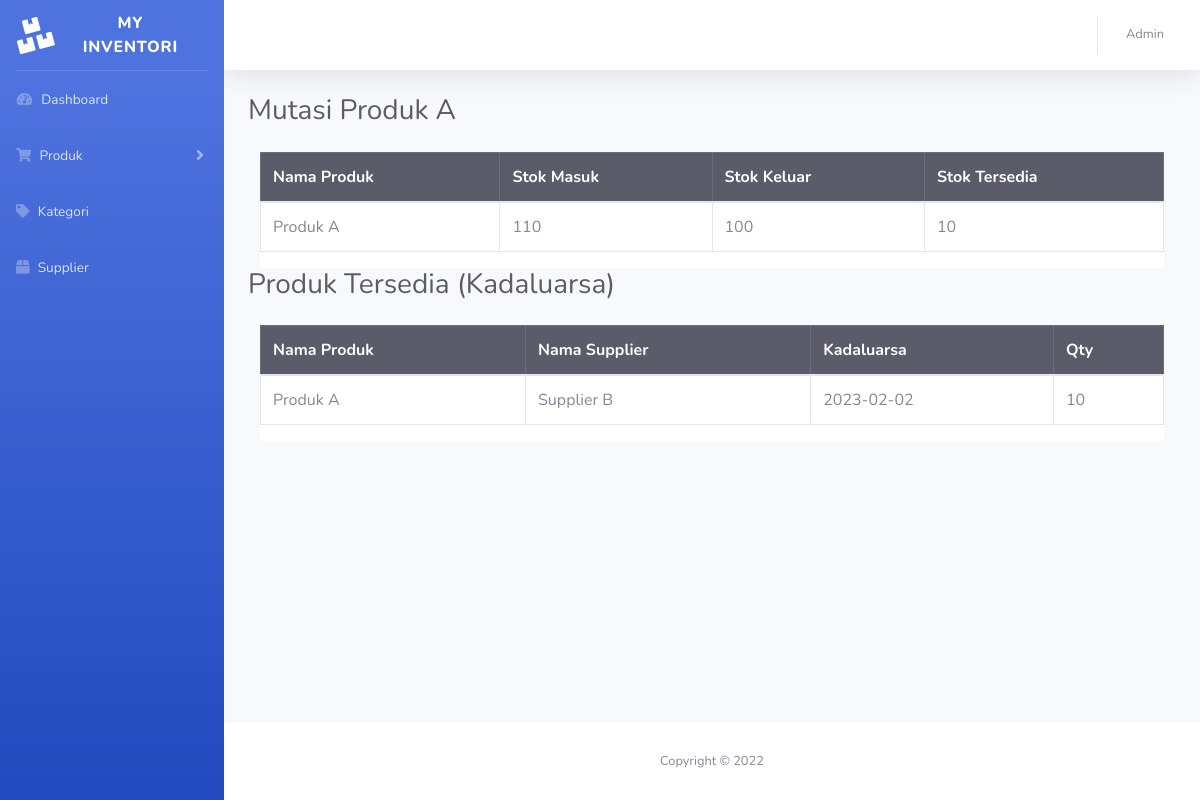
Before: /produk_mutasi.php?id_produk=1 (signed in) with the older database file.
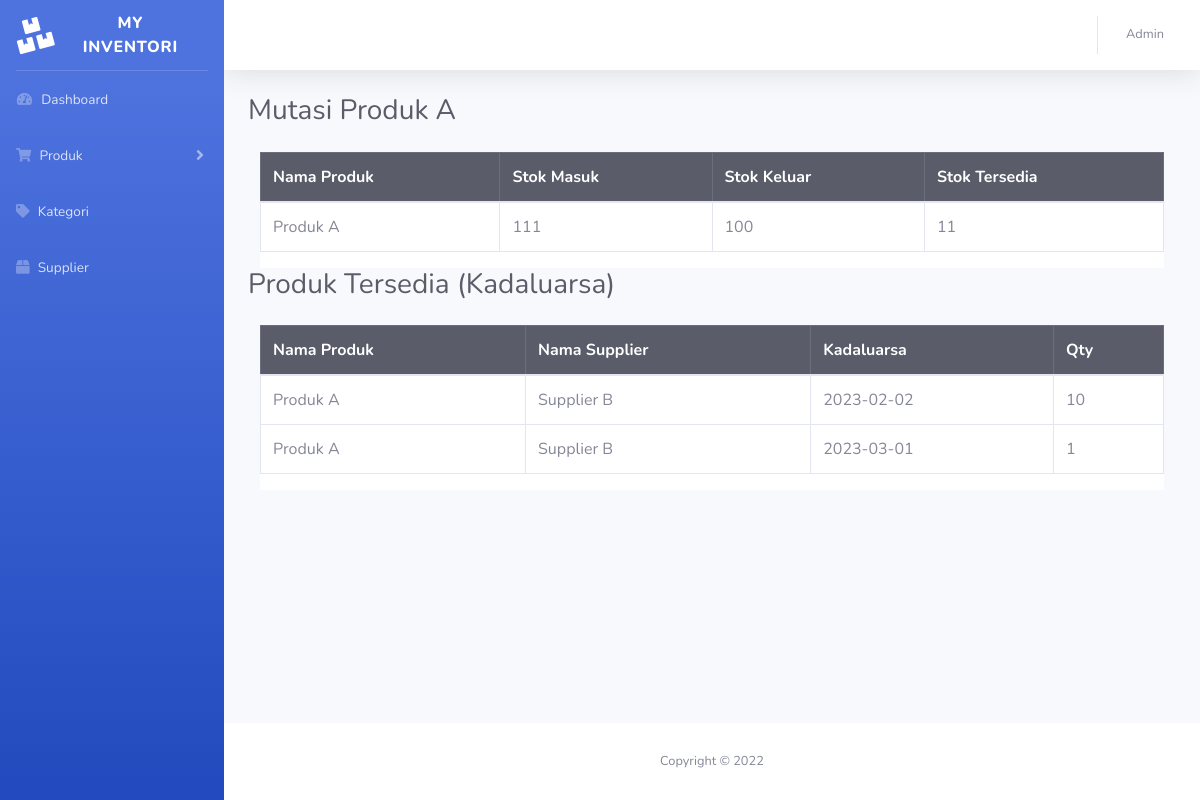
After: the same page with the newer database file.
### tables this page shows
CREATE TABLE `produk_masuk` (
  `id_masuk` int(255) NOT NULL,
  `id_produk` int(255) NOT NULL,
  `id_supplier` int(255) NOT NULL,
  `kadaluarsa` date NOT NULL,
  `qty` int(255) NOT NULL,
  `tgl_masuk` timestamp NOT NULL DEFAULT CURRENT_TIMESTAMP
);

CREATE TABLE `produk` (
  `id_produk` int(255) NOT NULL,
  `nama_produk` varchar(255) NOT NULL,
  `id_kategori` int(255) NOT NULL,
  `harga` int(255) NOT NULL
);

CREATE TABLE `supplier` (
  `id_supplier` int(255) NOT NULL,
  `nama_supplier` varchar(255) NOT NULL,
  `alamat` varchar(255) NOT NULL,
  `email` varchar(255) NOT NULL,
  `telpon` varchar(255) NOT NULL
);

### produk_mutasi.php (the view, shortened to what this page needs)
<?php
include '_koneksi.php';
$id_produk = $_GET['id_produk'];
$sql = "SELECT * FROM produk WHERE id_produk = $id_produk";
$result = $conn->query($sql);
if ($result->num_rows > 0) {
  while($row = $result->fetch_assoc()) {
    $produk = $row;
  }
} else {
  echo "0 results";
}
$sql = "SELECT sum(qty) AS qty FROM produk_masuk WHERE id_produk = $id_produk";
$result = $conn->query($sql);
if ($result->num_rows > 0) {
  while($row = $result->fetch_assoc()) {
    $produk_masuk = $row;
  }
} else {
  echo "0 results";
}
$sql = "SELECT sum(qty_keluar) AS qty_keluar FROM produk_keluar WHERE id_produk = $id_produk";
$result = $conn->query($sql);
if ($result->num_rows > 0) {
  while($row = $result->fetch_assoc()) {
    $produk_keluar = $row;
  }
} else {
  echo "0 results";
}
$stok_tersedia = $produk_masuk['qty'] - $produk_keluar['qty_keluar'];
$sql = "SELECT *
FROM produk_masuk
INNER JOIN produk
ON produk_masuk.id_produk = produk.id_produk
INNER JOIN supplier
ON produk_masuk.id_supplier = supplier.id_supplier
WHERE produk_masuk.id_produk = $id_produk
ORDER BY produk_masuk.kadaluarsa";
$result = $conn->query($sql);
if ($result->num_rows > 0) {
  while($row = $result->fetch_assoc()) {
    $produk_masuk_array[] = $row;
  }
} else {
  echo "0 results";
}
foreach($produk_masuk_array as $produk_masuk_array){
	$x = 1;
	while($x <= $produk_masuk_array['qty']) {
	  $produk_masuk_array_tmp[] = $produk_masuk_array;
	  $x++;
	}
}
$produk_masuk_array_tmp = array_slice($produk_masuk_array_tmp,$produk_keluar['qty_keluar']);
$result = array();
foreach ($produk_masuk_array_tmp as $element) {
    $result[$element['kadaluarsa']][] = $element;
}
?>
<!DOCTYPE html>
<html lang="en">
<head>
    <link href="vendor/fontawesome-free/css/all.min.css" rel="stylesheet" type="text/css">
    <link href="css/sb-admin-2.min.css" rel="stylesheet">
</head>
<body id="page-top">
    <div id="wrapper">
		<?php include 'inc/sidebar.php'; ?>
        <div id="content-wrapper" class="d-flex flex-column">
            <div id="content">
				<?php include 'inc/topbar.php'; ?>
                <div class="container-fluid">
					<div class="d-sm-flex align-items-center justify-content-between mb-4">
						<h1 class="h3 mb-0 text-gray-800">Mutasi <?= $produk['nama_produk'] ?></h1>
					</div>
					<div class="container">
						<div class="row bg-white">
							<table class="table table-bordered" id="dataTable" cellspacing="0">
								<thead class="table-dark">
									<tr>
										<th>Nama Produk</th>
										<th>Stok Masuk</th>
										<th>Stok Keluar</th>
										<th>Stok Tersedia</th>
									</tr>
								</thead>
								<tbody>
									<tr>
										<td><?= $produk['nama_produk'] ?></td>
										<td><?= $produk_masuk['qty'] ?></td>
										<td><?= $produk_keluar['qty_keluar'] ?></td>
										<td><?= $stok_tersedia ?></td>
									</tr>
								</tbody>
							</table>
						</div>
					</div>
					<div class="d-sm-flex align-items-center justify-content-between mb-4">
						<h1 class="h3 mb-0 text-gray-800">Produk Tersedia (Kadaluarsa)</h1>
					</div>
					<div class="container">
						<div class="row bg-white">
							<table class="table table-bordered" id="dataTable" cellspacing="0">
								<thead class="table-dark">
									<tr>
										<th>Nama Produk</th>
										<th>Nama Supplier</th>
										<th>Kadaluarsa</th>
										<th>Qty</th>
									</tr>
								</thead>
								<tbody>
								<?php foreach($result as $result): ?>
									<tr>
										<td><?= $result[0]['nama_produk'] ?></td>
										<td><?= $result[0]['nama_supplier'] ?></td>
										<td><?= $result[0]['kadaluarsa'] ?></td>
										<td><?= count($result) ?></td>
									</tr>
								<?php endforeach; ?>
								</tbody>
							</table>
						</div>
					</div>
                </div>
            </div>
			<?php include 'inc/footer.php'; ?>
        </div>
    </div>
</body>
</html>

Changed rows visible on the page:
added produk_masuk: id_produk.nama_produk "Produk A", id_supplier.nama_supplier "Supplier B", kadaluarsa "2023-03-01", count($result) "1"
Other visible differences:
$produk_masuk['qty']: "110" → "111"
$stok_tersedia: "10" → "11"
